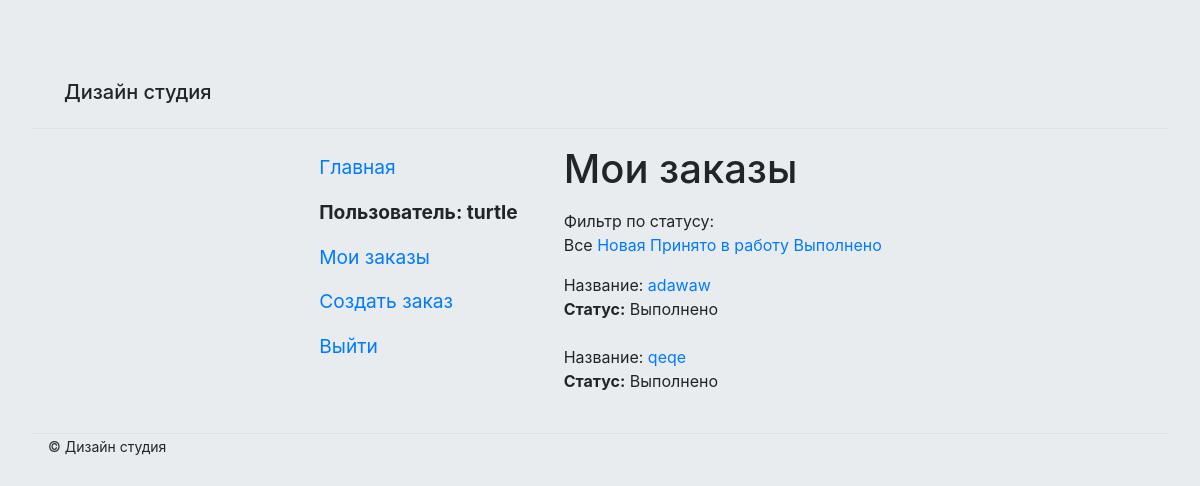
The page /studio/myorders/ (signed in) on the database as committed earlier.
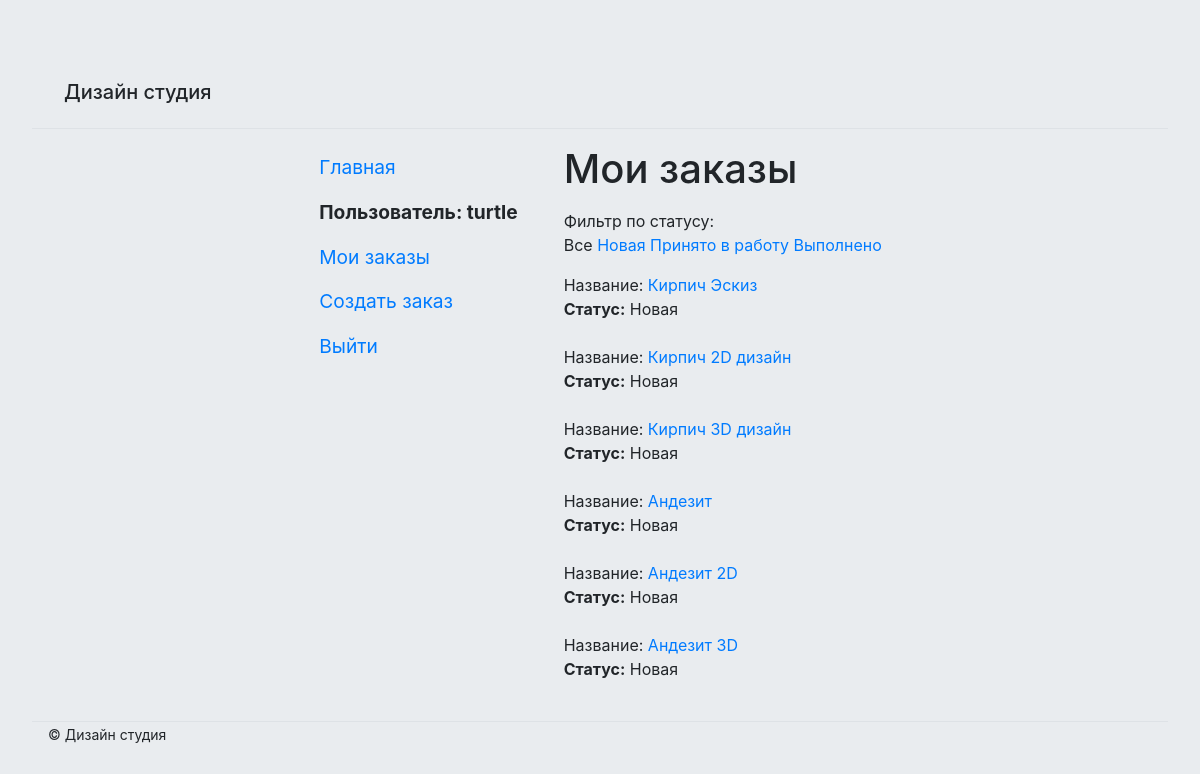
The same page on the database as committed later.
### studio/models.py (models this page shows, shortened)
class Order(models.Model):
    day_add = models.DateField(null=True, blank=True)
    name = models.CharField(max_length=200, verbose_name='Имя', blank=False)
    summary = models.TextField(max_length=1000, help_text="Описание", blank=False)
    category = models.ForeignKey('category', help_text="Выбор категории", on_delete=models.CASCADE, blank=False)
    photo_file = models.ImageField(max_length=200, upload_to=get_name_file, blank=False, null=True,
                                   validators=[FileExtensionValidator(allowed_extensions=['png', 'jpg', 'jpeg'])])
    customer_order = models.ForeignKey('user', on_delete=models.SET_NULL, null=True, blank=True)
    comment = models.TextField(max_length=1000, help_text="Комментарий", blank=True)
    img = models.ImageField(max_length=200, upload_to=get_name_file, blank=True, null=True,
                                   validators=[FileExtensionValidator(allowed_extensions=['png', 'jpg', 'jpeg'])])
    LOAN_STATUS = (
        ('n', 'Новая'),
        ('a', 'Принято в работу'),
        ('c', 'Выполнено'),
    )
    status = models.CharField(max_length=1, choices=LOAN_STATUS, blank=True, default='n')
    def get_status_name(self):
        for status in self.LOAN_STATUS:
            if status[0] == self.status:
                return status[1]
        return 'Не задан'
    class Meta:
        ordering = ["status"]
        permissions = (("can_mark_returned", "Установите статус заказа"),)

### studio/views.py (the view)
# urls.py: path('myorders/', views.LoanedOrdersByUserListView.as_view(), name='my-order'),
class LoanedOrdersByUserListView(LoginRequiredMixin, generic.ListView):
    model = Order
    template_name = 'studio/order_list_customer_user.html'
    paginate_by = 10
    status = None
    def get(self, request, *args, **kwargs):
        if request.GET.get('status'):
            self.status = request.GET.get('status')
        return super().get(request, *args, **kwargs)
    def get_context_data(self, **kwargs):
        context = super(LoanedOrdersByUserListView, self).get_context_data(**kwargs)
        context['status_list'] = Order.LOAN_STATUS
        return context
    def get_queryset(self):
        if self.status:
            return Order.objects.filter(customer_order=self.request.user, status=self.status)
        return Order.objects.filter(customer_order=self.request.user).order_by('-day_add')

### studio/templates/studio/order_list_customer_user.html
{% extends "base.html" %}
{% load static %}
{% load bootstrap4 %}
{% block content %}
<h1>Мои заказы</h1>
<p>
<div>Фильтр по статусу:</div>
{% if not request.GET.status %}
<span>Все</span>
{% else %}
    <a href="{% url 'my-order' %}">Все</a>
{% endif %}
{% for item in status_list %}
    {% if request.GET.status != item.0 %}
        <a href="{% url 'my-order' %}?status={{item.0}}"> {{item.1}} </a>
    {% else %}
    {{item.status}}
    {% endif %}
{% endfor %}
</p>
{% if order_list %}
<div class="d-flex flex-column">
    {% for order in order_list %}
    <div class="{% if order.is_overdue %}text-danger{% endif %}">
        <div>Название: <a href="{% url 'order-detail' order.pk %}">{{order.name}} </a></div>
        <div><span class="font-weight-bold">Статус:</span> {{order.get_status_name}}</div><br>
    </div>
    {% endfor %}
</div>
{% else %}
<p>У вас нет заказов</p>
{% endif %}
{% endblock %}

Rows that differ between the two databases and show on the page:
removed Order: name "adawaw", get_status_name "Выполнено"
removed Order: name "qeqe", get_status_name "Выполнено"
added Order: name "Кирпич Эскиз", get_status_name "Новая"
added Order: name "Кирпич 2D дизайн", get_status_name "Новая"
added Order: name "Кирпич 3D дизайн", get_status_name "Новая"
added Order: name "Андезит", get_status_name "Новая"
added Order: name "Андезит 2D", get_status_name "Новая"
added Order: name "Андезит 3D", get_status_name "Новая"
